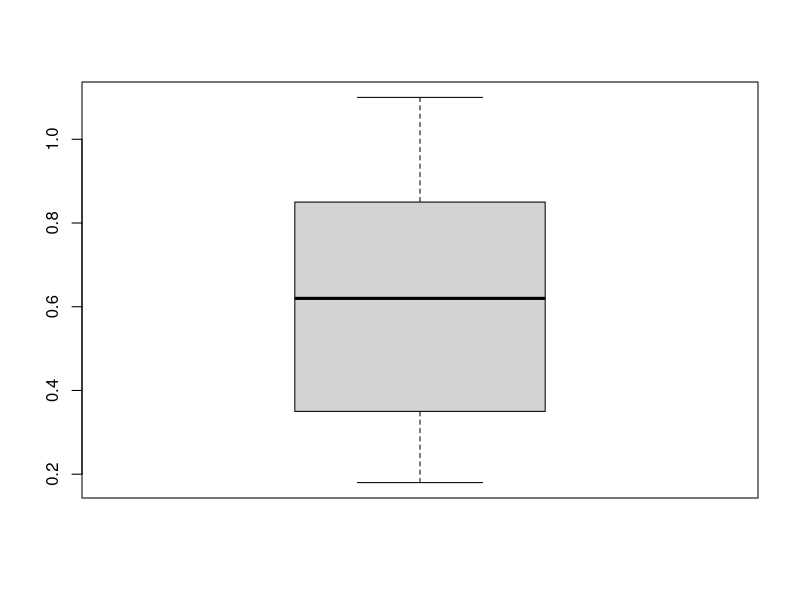
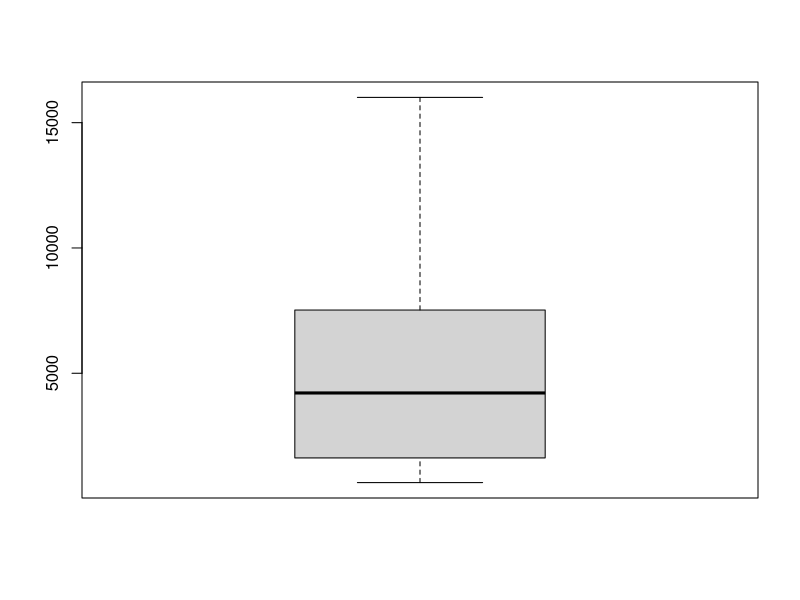
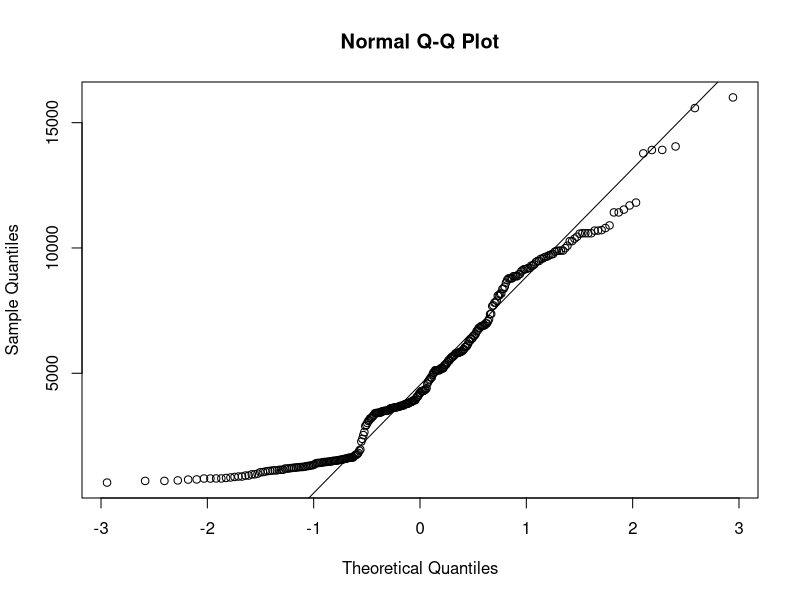
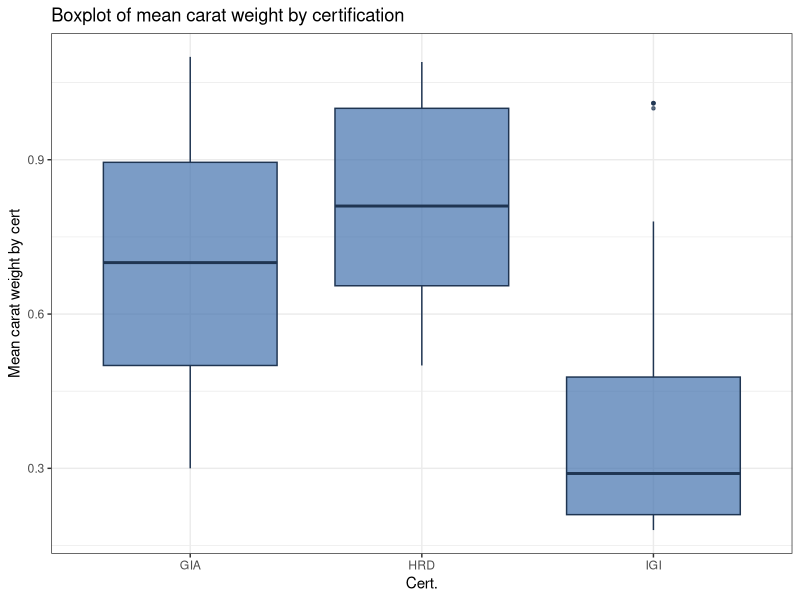
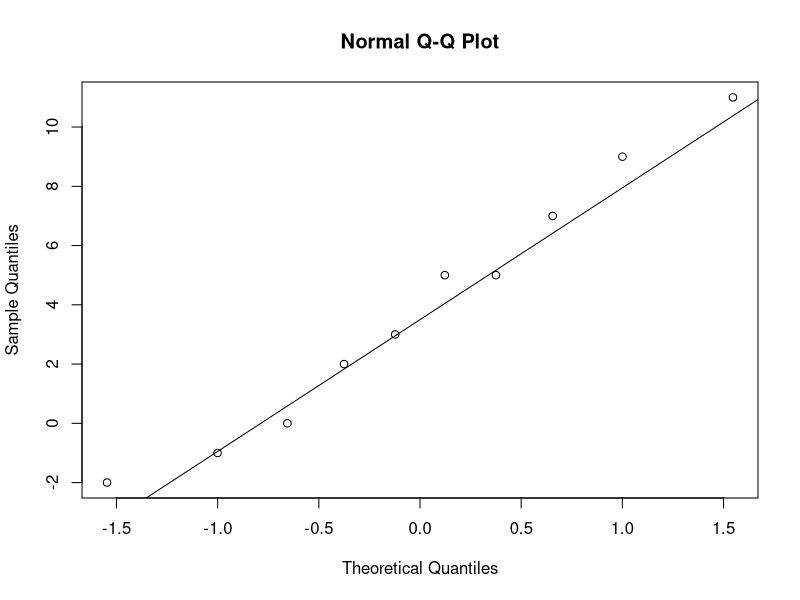
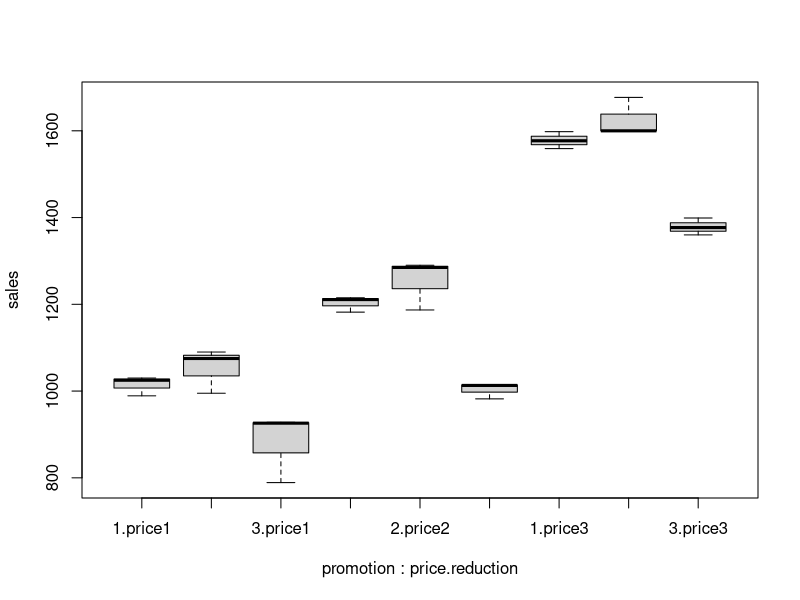
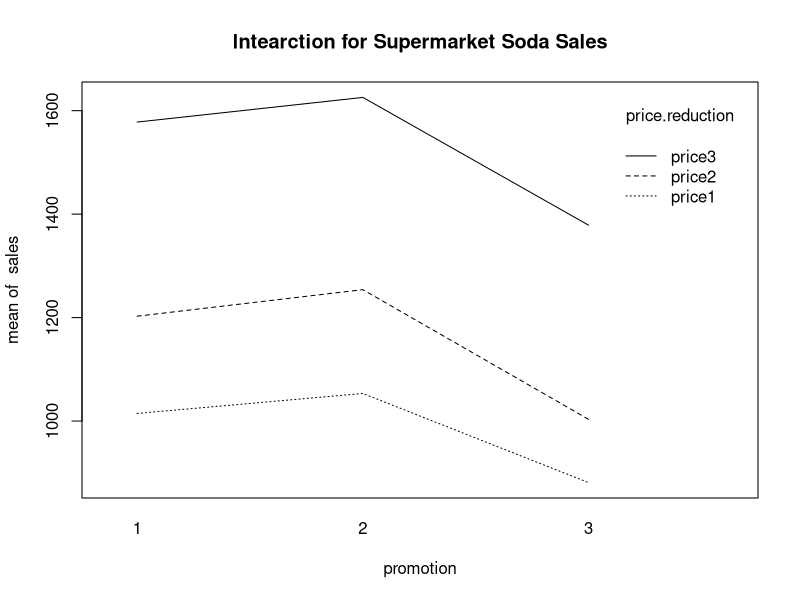
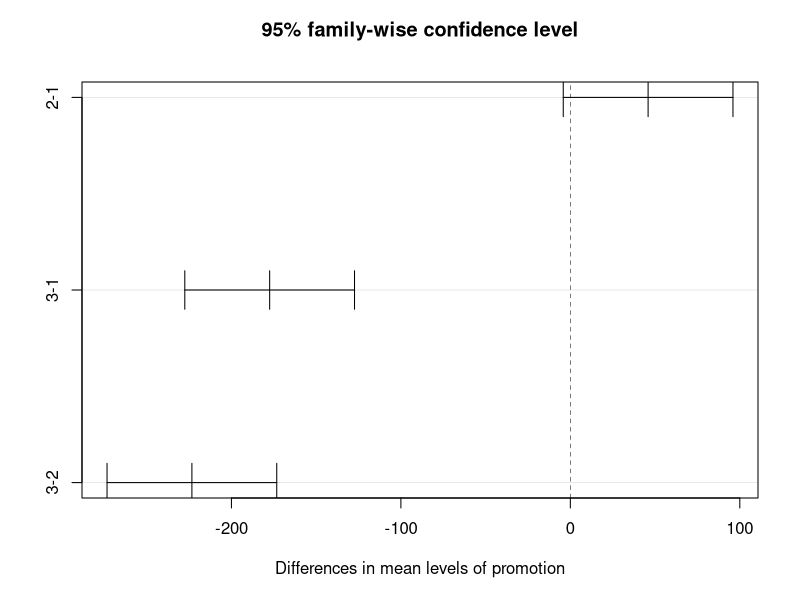

The R script that drew these images, in order:
## ---- chunk 1
knitr::opts_chunk$set(echo = TRUE)
library(ggplot2);library(reshape2)
# setwd("/Class/STSCI 5080/")
## ---- chunk 2
diamonds2 <- read.table("diamonds2.txt", header=T)
attach(diamonds2)
## ---- chunk 3
summary(diamonds2)
boxplot(X.carat)
boxplot(price)
## ---- chunk 4
t.test(price, conf.level=0.99)
qqnorm(price);qqline(price) 

## ---- chunk 5
# Not sure about the results for this
t.test(price, mu=4800, conf.level=0.99)

## ---- chunk 6
t.test(X.carat, mu=0.60, alternative="greater", conf.level=0.95)

## ---- chunk 7
gia_cert <- 1*(cert=="GIA")
t.test(gia_cert, mu=1/3, conf.level=1-0.05)
## ---- chunk 8
fill <- "#4271AE"
line <- "#1F3552"
pcert <- ggplot(diamonds2, aes(x = cert, y = X.carat)) +
        geom_boxplot(fill = fill, colour = line, alpha = 0.7,
                     outlier.colour = "#1F3552", outlier.shape = 20) +
        scale_y_continuous(name = "Mean carat weight by cert")+
        scale_x_discrete(name = "Cert.") +
        ggtitle("Boxplot of mean carat weight by certification")
pcert <- pcert + theme_bw()
pcert
## ---- chunk 9
powernap <- read.table("powernap.txt", header=T)
attach(powernap)
## ---- chunk 10
qqnorm(num2015-num2016); qqline(num2015-num2016)
summary(powernap)
t.test(num2015, num2016, alternative="two.sided", conf.level=0.95, paired=T) # comment on choice paired=T

# ADD A VARIANCE TABLE HERE

## ---- chunk 11
supermarket <- read.table("supermarket.txt", header=T)
attach(supermarket)
## ---- chunk 12
summary(supermarket)



super_dt_melt <- melt(supermarket, id = c("display"), variable = c("sales"))
colnames(super_dt_melt) <- c("promotion", "price.reduction", "sales")
super_dt_melt$promotion <- factor(super_dt_melt$promotion)

attach(super_dt_melt)
# JH - FIX X LABELS
super_dt_melt
boxplot(sales~promotion*price.reduction)
## ---- chunk 13
interaction.plot(promotion,price.reduction,sales, main="Intearction for Supermarket Soda Sales")

## ---- chunk 14
promo_aov <- aov(sales~promotion+price.reduction+promotion*price.reduction)
summary(promo_aov)
## ---- chunk 15
promo2_aov <- aov(sales~promotion+price.reduction)
summary(promo2_aov)
str(super_dt_melt)
TukeyHSD(promo2_aov, which="promotion")
plot(TukeyHSD(promo2_aov, which="promotion"))
## ---- chunk 16
promo2_aov <- aov(sales~promotion+price.reduction)
summary(promo2_aov)
str(super_dt_melt)
TukeyHSD(promo2_aov, which="price.reduction")
plot(TukeyHSD(promo2_aov, which="price.reduction"))
